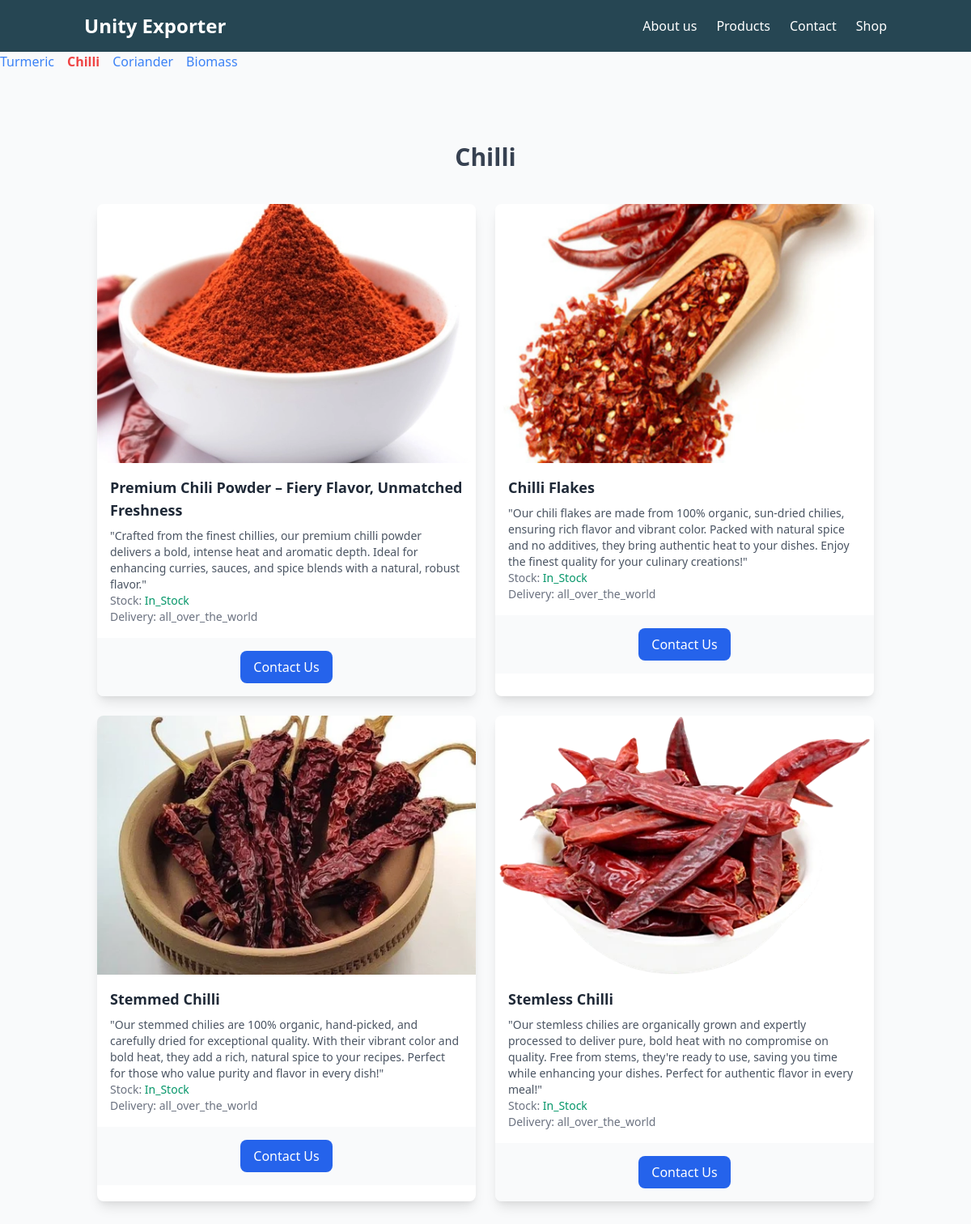
The app's page /accounts/items/?category=chilli with its own data.
### Accounts/models.py (models this page shows, shortened)
class Item(models.Model):
    name = models.CharField(max_length=255)
    description = models.TextField()
    category = models.CharField(max_length=50, choices=CATEGORY_CHOICES)
    price = models.DecimalField(max_digits=10, decimal_places=2)
    stock = models.CharField(max_length=20, choices=[('coming_soon', 'Coming Soon'),
                                                     ('in_stock', 'In Stock'),
                                                     ('out_of_stock', 'Out Of Stock')])
    location = models.CharField(max_length=50, choices=LOCATION_CHOICES)
    image = models.ImageField(upload_to='item_images/', blank=True, null=True)

### Accounts/views.py (the view)
# urls.py: path('items/', views.items_view, name='items_view'),  # View all items
def items_view(request):
    categories = ['turmeric', 'chilli', 'coriander', 'biomass']
    category_filter = request.GET.get('category')  # Get the category from the query parameters
    if category_filter and category_filter in categories:
        items_by_category = {category_filter: Item.objects.filter(category=category_filter)}
    else:
        items_by_category = {category: Item.objects.filter(category=category) for category in categories}
    context = {
        'items_by_category': items_by_category,
        'categories': categories,
        'current_category': category_filter
    }
    return render(request, 'shop/items.html', context)

### Accounts/templates/shop/items.html (shortened to what this page needs)
{% extends 'ExporterHome/base.html' %}
{% block content %}
<div class="category-navigation mb-8">
    <ul class="flex space-x-4">
        {% for category in categories %}
        <li>
            <a href="{% url 'items_view' %}?category={{ category }}"
               class="{% if current_category == category %}text-red-500 font-bold{% else %}text-blue-500{% endif %}">
                {{ category|capfirst }}
            </a>
        </li>
        {% endfor %}
    </ul>
</div>
<div class="container mx-auto py-8">
  {% for category, items in items_by_category.items %}<br>
    <h2 class="text-3xl font-bold mb-4 text-gray-700 text-center">{{ category|title }}</h2><br>
    <div class="flex justify-center">
      <div class="grid grid-cols-1 sm:grid-cols-2 lg:grid-cols-2 gap-6 max-w-screen-xl w-full px-4 sm:px-6 lg:px-8">
        {% for item in items %}
          <div class="bg-white shadow-lg rounded-lg overflow-hidden">
            <img src="{{ item.image.url }}" alt="{{ item.name }}" class="w-full h-80 object-cover">
            <div class="p-4">
              <h3 class="text-lg font-semibold text-gray-800">{{ item.name }}</h3>
              <p class="text-gray-600 text-sm mt-2">{{ item.description }}</p>
              <p class="text-gray-500 text-sm">Stock:
                <span class="{% if item.stock == 'in_stock' %}text-green-600{% elif item.stock == 'coming_soon' %}text-yellow-500{% else %}text-red-600{% endif %}">
                  {{ item.stock|title }}
                </span>
              </p>
              <p class="text-gray-500 text-sm">Delivery: {{ item.location }}</p>
            </div>
            <div class="p-4 bg-gray-50 flex justify-center">
                <button type="button" onclick="window.location.href='{% url 'home' %}#contact';"
                        class="w-5/5 bg-blue-600 text-white py-2 px-4 rounded-lg hover:bg-blue-700 transition duration-200
                        {% if item.stock == 'out_of_stock' or item.stock == 'coming_soon' %} disabled {% endif %}">
                    {% if item.stock == 'out_of_stock' %}
                        Out of Stock
                    {% elif item.stock == 'coming_soon' %}
                        Coming Soon
                    {% else %}
                        Contact Us
                    {% endif %}
                </button>
            </div>
          </div>
        {% endfor %}
      </div>
    </div>
  {% endfor %}
</div>
{% endblock %}

### records on screen
Item: image (picture), name "Premium Chili Powder – Fiery Flavor, Unmatched Freshness", description "\"Crafted from the finest chillies, our premium chilli powder delivers a bold, intense heat and aromatic depth. Ideal for enhancing curries, sauces, and spice blends with a natural, robust flavor.\"", stock "In_Stock", location "all_over_the_world", shows "Contact Us"
Item: image (picture), name "Chilli Flakes", description "\"Our chili flakes are made from 100% organic, sun-dried chilies, ensuring rich flavor and vibrant color. Packed with natural spice and no additives, they bring authentic heat to your dishes. Enjoy the finest quality for your culinary creations!\"", stock "In_Stock", location "all_over_the_world", shows "Contact Us"
Item: image (picture), name "Stemmed Chilli", description "\"Our stemmed chilies are 100% organic, hand-picked, and carefully dried for exceptional quality. With their vibrant color and bold heat, they add a rich, natural spice to your recipes. Perfect for those who value purity and flavor in every dish!\"", stock "In_Stock", location "all_over_the_world", shows "Contact Us"
Item: image (picture), name "Stemless Chilli", description "\"Our stemless chilies are organically grown and expertly processed to deliver pure, bold heat with no compromise on quality. Free from stems, they're ready to use, saving you time while enhancing your dishes. Perfect for authentic flavor in every meal!\"", stock "In_Stock", location "all_over_the_world", shows "Contact Us"

### other values on screen
{{ category|capfirst }} "Turmeric" "Chilli" "Coriander" "Biomass"
{{ category|title }} "Chilli"
